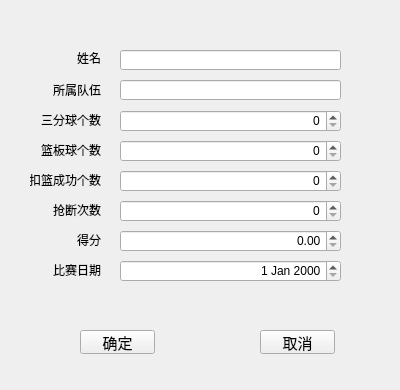
<?xml version="1.0" encoding="UTF-8"?>
<ui version="4.0">
 <class>AddPlayer</class>
 <widget class="QWidget" name="AddPlayer">
  <property name="geometry">
   <rect>
    <x>0</x>
    <y>0</y>
    <width>400</width>
    <height>390</height>
   </rect>
  </property>
  <property name="minimumSize">
   <size>
    <width>400</width>
    <height>390</height>
   </size>
  </property>
  <property name="maximumSize">
   <size>
    <width>400</width>
    <height>390</height>
   </size>
  </property>
  <property name="windowTitle">
   <string>Form</string>
  </property>
  <widget class="QSpinBox" name="ReboundspinBox">
   <property name="geometry">
    <rect>
     <x>120</x>
     <y>140</y>
     <width>221</width>
     <height>22</height>
    </rect>
   </property>
   <property name="alignment">
    <set>Qt::AlignmentFlag::AlignRight|Qt::AlignmentFlag::AlignTrailing|Qt::AlignmentFlag::AlignVCenter</set>
   </property>
  </widget>
  <widget class="QLabel" name="Reboundlabel">
   <property name="geometry">
    <rect>
     <x>40</x>
     <y>140</y>
     <width>61</width>
     <height>20</height>
    </rect>
   </property>
   <property name="midLineWidth">
    <number>-5</number>
   </property>
   <property name="text">
    <string>篮板球个数</string>
   </property>
   <property name="alignment">
    <set>Qt::AlignmentFlag::AlignRight|Qt::AlignmentFlag::AlignTrailing|Qt::AlignmentFlag::AlignVCenter</set>
   </property>
  </widget>
  <widget class="QSpinBox" name="DunkspinBox">
   <property name="geometry">
    <rect>
     <x>120</x>
     <y>170</y>
     <width>221</width>
     <height>22</height>
    </rect>
   </property>
   <property name="alignment">
    <set>Qt::AlignmentFlag::AlignRight|Qt::AlignmentFlag::AlignTrailing|Qt::AlignmentFlag::AlignVCenter</set>
   </property>
  </widget>
  <widget class="QLabel" name="Namelabel">
   <property name="geometry">
    <rect>
     <x>60</x>
     <y>50</y>
     <width>41</width>
     <height>16</height>
    </rect>
   </property>
   <property name="midLineWidth">
    <number>-5</number>
   </property>
   <property name="text">
    <string>姓名</string>
   </property>
   <property name="alignment">
    <set>Qt::AlignmentFlag::AlignRight|Qt::AlignmentFlag::AlignTrailing|Qt::AlignmentFlag::AlignVCenter</set>
   </property>
  </widget>
  <widget class="QSpinBox" name="PointerspinBox">
   <property name="geometry">
    <rect>
     <x>120</x>
     <y>110</y>
     <width>221</width>
     <height>22</height>
    </rect>
   </property>
   <property name="alignment">
    <set>Qt::AlignmentFlag::AlignRight|Qt::AlignmentFlag::AlignTrailing|Qt::AlignmentFlag::AlignVCenter</set>
   </property>
  </widget>
  <widget class="QLabel" name="Dunklabel">
   <property name="geometry">
    <rect>
     <x>30</x>
     <y>170</y>
     <width>71</width>
     <height>20</height>
    </rect>
   </property>
   <property name="midLineWidth">
    <number>-5</number>
   </property>
   <property name="text">
    <string>扣篮成功个数</string>
   </property>
   <property name="alignment">
    <set>Qt::AlignmentFlag::AlignRight|Qt::AlignmentFlag::AlignTrailing|Qt::AlignmentFlag::AlignVCenter</set>
   </property>
  </widget>
  <widget class="QDateEdit" name="DateEdit">
   <property name="geometry">
    <rect>
     <x>120</x>
     <y>260</y>
     <width>221</width>
     <height>22</height>
    </rect>
   </property>
   <property name="alignment">
    <set>Qt::AlignmentFlag::AlignRight|Qt::AlignmentFlag::AlignTrailing|Qt::AlignmentFlag::AlignVCenter</set>
   </property>
  </widget>
  <widget class="QLabel" name="Teamlabel">
   <property name="geometry">
    <rect>
     <x>40</x>
     <y>80</y>
     <width>61</width>
     <height>20</height>
    </rect>
   </property>
   <property name="midLineWidth">
    <number>-5</number>
   </property>
   <property name="text">
    <string>所属队伍</string>
   </property>
   <property name="alignment">
    <set>Qt::AlignmentFlag::AlignRight|Qt::AlignmentFlag::AlignTrailing|Qt::AlignmentFlag::AlignVCenter</set>
   </property>
  </widget>
  <widget class="QDoubleSpinBox" name="ScoresSpinBox">
   <property name="geometry">
    <rect>
     <x>120</x>
     <y>230</y>
     <width>221</width>
     <height>22</height>
    </rect>
   </property>
   <property name="alignment">
    <set>Qt::AlignmentFlag::AlignRight|Qt::AlignmentFlag::AlignTrailing|Qt::AlignmentFlag::AlignVCenter</set>
   </property>
  </widget>
  <widget class="QLineEdit" name="NamelineEdit">
   <property name="geometry">
    <rect>
     <x>120</x>
     <y>50</y>
     <width>221</width>
     <height>20</height>
    </rect>
   </property>
  </widget>
  <widget class="QLabel" name="Steallabel">
   <property name="geometry">
    <rect>
     <x>40</x>
     <y>200</y>
     <width>61</width>
     <height>20</height>
    </rect>
   </property>
   <property name="midLineWidth">
    <number>-5</number>
   </property>
   <property name="text">
    <string>抢断次数</string>
   </property>
   <property name="alignment">
    <set>Qt::AlignmentFlag::AlignRight|Qt::AlignmentFlag::AlignTrailing|Qt::AlignmentFlag::AlignVCenter</set>
   </property>
  </widget>
  <widget class="QSpinBox" name="StealspinBox">
   <property name="geometry">
    <rect>
     <x>120</x>
     <y>200</y>
     <width>221</width>
     <height>22</height>
    </rect>
   </property>
   <property name="alignment">
    <set>Qt::AlignmentFlag::AlignRight|Qt::AlignmentFlag::AlignTrailing|Qt::AlignmentFlag::AlignVCenter</set>
   </property>
  </widget>
  <widget class="QLineEdit" name="TeamlineEdit">
   <property name="geometry">
    <rect>
     <x>120</x>
     <y>80</y>
     <width>221</width>
     <height>20</height>
    </rect>
   </property>
  </widget>
  <widget class="QPushButton" name="cancleButton">
   <property name="geometry">
    <rect>
     <x>260</x>
     <y>330</y>
     <width>75</width>
     <height>24</height>
    </rect>
   </property>
   <property name="font">
    <font>
     <pointsize>11</pointsize>
    </font>
   </property>
   <property name="text">
    <string>取消</string>
   </property>
  </widget>
  <widget class="QLabel" name="Pointerlabel">
   <property name="geometry">
    <rect>
     <x>40</x>
     <y>110</y>
     <width>61</width>
     <height>20</height>
    </rect>
   </property>
   <property name="midLineWidth">
    <number>-5</number>
   </property>
   <property name="text">
    <string>三分球个数</string>
   </property>
   <property name="alignment">
    <set>Qt::AlignmentFlag::AlignRight|Qt::AlignmentFlag::AlignTrailing|Qt::AlignmentFlag::AlignVCenter</set>
   </property>
  </widget>
  <widget class="QPushButton" name="comfirmButton">
   <property name="geometry">
    <rect>
     <x>80</x>
     <y>330</y>
     <width>75</width>
     <height>24</height>
    </rect>
   </property>
   <property name="font">
    <font>
     <pointsize>11</pointsize>
    </font>
   </property>
   <property name="text">
    <string>确定</string>
   </property>
  </widget>
  <widget class="QLabel" name="Datelabel">
   <property name="geometry">
    <rect>
     <x>40</x>
     <y>260</y>
     <width>61</width>
     <height>20</height>
    </rect>
   </property>
   <property name="midLineWidth">
    <number>-5</number>
   </property>
   <property name="text">
    <string>比赛日期</string>
   </property>
   <property name="alignment">
    <set>Qt::AlignmentFlag::AlignRight|Qt::AlignmentFlag::AlignTrailing|Qt::AlignmentFlag::AlignVCenter</set>
   </property>
  </widget>
  <widget class="QLabel" name="Scoreslabel">
   <property name="geometry">
    <rect>
     <x>40</x>
     <y>230</y>
     <width>61</width>
     <height>20</height>
    </rect>
   </property>
   <property name="midLineWidth">
    <number>-5</number>
   </property>
   <property name="text">
    <string>得分</string>
   </property>
   <property name="alignment">
    <set>Qt::AlignmentFlag::AlignRight|Qt::AlignmentFlag::AlignTrailing|Qt::AlignmentFlag::AlignVCenter</set>
   </property>
  </widget>
 </widget>
 <resources/>
 <connections/>
</ui>
